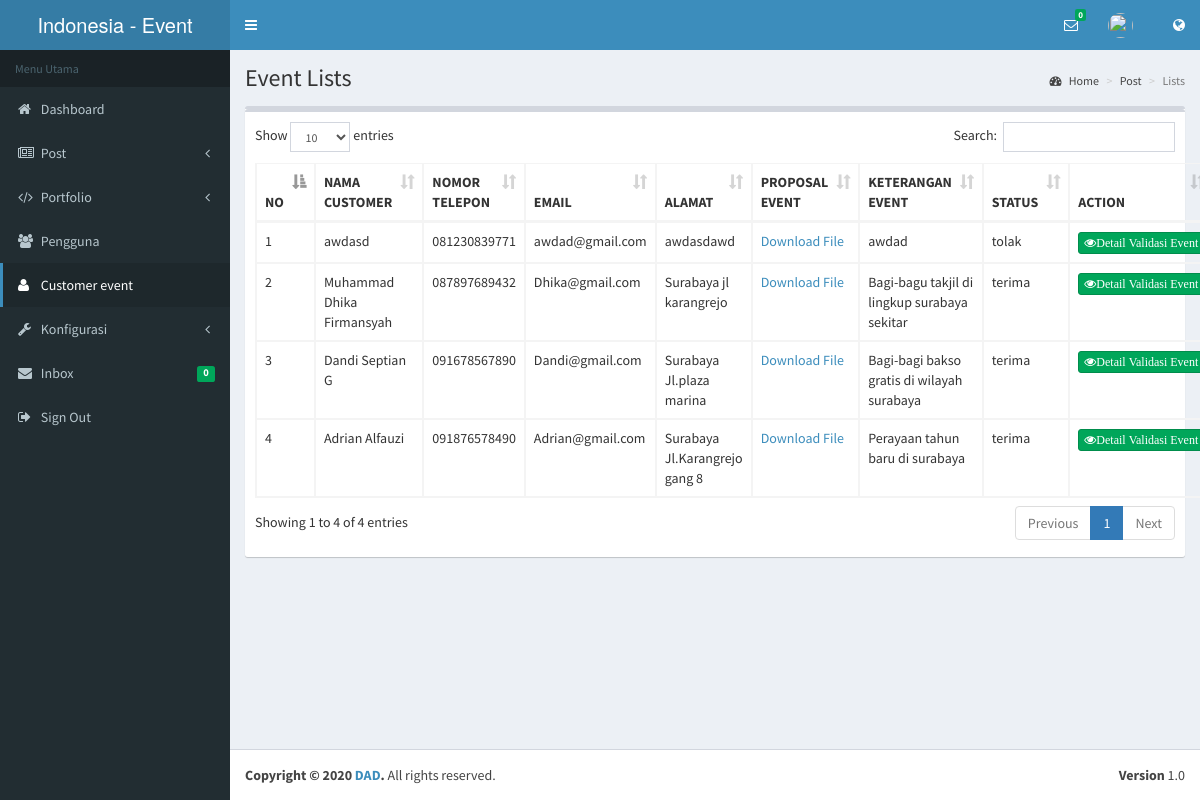
The app's page /index.php/admin/event with its own data.
### tables this page shows
CREATE TABLE `tbl_konfigurasi` (
  `id_konfigurasi` int(11) NOT NULL,
  `nama_pemilik` varchar(255) NOT NULL,
  `namaweb` varchar(255) NOT NULL,
  `no_telp` varchar(255) NOT NULL,
  `email` varchar(255) NOT NULL,
  `alamat` varchar(255) NOT NULL,
  `visi` text DEFAULT NULL,
  `misi` text DEFAULT NULL,
  `about_us` text DEFAULT NULL,
  `wallpaper` varchar(255) DEFAULT NULL,
  `wallpaper2` varchar(255) NOT NULL,
  `wallpaper3` varchar(255) NOT NULL,
  `icon` varchar(255) DEFAULT NULL
);

CREATE TABLE `tbl_owner_event` (
  `id_owner` int(11) NOT NULL,
  `nama_owner` varchar(255) NOT NULL,
  `no_telp_owner` varchar(20) NOT NULL,
  `email_owner` varchar(255) NOT NULL,
  `alamat_owner` varchar(255) NOT NULL,
  `proposal_event` varchar(255) NOT NULL,
  `keterangan_event` text NOT NULL,
  `status` varchar(255) NOT NULL
);

### application/controllers/admin/Event.php (called while the page is built, shortened)
<?php
class Event extends CI_Controller {
	public function __construct()
	{
		$this->load->model('m_event');
	}
	public function index()
	{
		$event = $this->m_event->listing();
		$data = array(	'event'  	=> $event,
					  	'isi'   	=> 'admin/event');
		$this->load->view('admin/v_event_list', $data, FALSE);
	}
}

### index.php (called while the page is built, shortened)
<?php
require_once BASEPATH.'core/CodeIgniter.php';

### application/models/M_konfigurasi.php (called while the page is built, shortened)
<?php
class M_konfigurasi extends CI_Model {
	public function listing()
	{
		$query = $this->db->get('tbl_konfigurasi');
		return $query->row();
	}
}

### application/models/M_event.php (called while the page is built, shortened)
<?php
class M_event extends CI_Model {
	public function listing()
	{
		$this->db->select('*');
		$this->db->from('tbl_owner_event');
		$this->db->order_by('id_owner', 'desc');
		$query = $this->db->get();
		return $query->result();
	}
}

### application/views/admin/v_event_list.php (the view, shortened to what this page needs)
<?php
    $query=$this->db->query("SELECT * FROM tbl_inbox WHERE inbox_status='1'");
    $jum_pesan=$query->num_rows();
    $site = $this->m_konfigurasi->listing();
?>
<!DOCTYPE html>
<html>
<head>
  <link rel="stylesheet" href="<?php echo base_url().'assets/bootstrap/css/bootstrap.min.css'?>">
  <link rel="stylesheet" href="<?php echo base_url().'assets/font-awesome/css/font-awesome.min.css'?>">
  <link rel="stylesheet" href="<?php echo base_url().'assets/plugins/datatables/dataTables.bootstrap.css'?>">
  <link rel="stylesheet" href="<?php echo base_url().'assets/dist/css/AdminLTE.min.css'?>">
  <link rel="stylesheet" href="<?php echo base_url().'assets/dist/css/skins/_all-skins.min.css'?>">
  <link rel="stylesheet" type="text/css" href="<?php echo base_url().'assets/plugins/toast/jquery.toast.min.css'?>"/>
</head>
<body class="hold-transition skin-blue sidebar-mini">
<div class="wrapper">
   <?php
    $this->load->view('admin/v_header');
  ?>
  <aside class="main-sidebar">
    <section class="sidebar">
      <ul class="sidebar-menu">
        <li class="header">Menu Utama</li>
        <li>
          <a href="<?php echo base_url().'admin/dashboard'?>">
            <i class="fa fa-home"></i> <span>Dashboard</span>
          </a>
        </li>
        <li class="treeview">
          <a href="#">
            <i class="fa fa-newspaper-o"></i>
            <span>Post</span>
            <span class="pull-right-container">
              <i class="fa fa-angle-left pull-right"></i>
            </span>
          </a>
        </li>
        <li class="treeview">
          <a href="#">
            <i class="fa fa-code"></i>
            <span>Portfolio</span>
            <span class="pull-right-container">
              <i class="fa fa-angle-left pull-right"></i>
            </span>
          </a>
        </li>
        <li>
          <a href="<?php echo base_url().'admin/pengguna'?>">
            <i class="fa fa-users"></i> <span>Pengguna</span>
          </a>
        </li>
         <li class="active">
          <a href="<?php echo base_url().'admin/event'?>">
            <i class="fa fa-user"></i> <span>Customer event</span>
          </a>
        </li>
         <li class="treeview">
          <a href="#">
            <i class="fa fa-wrench"></i>
            <span>Konfigurasi</span>
            <span class="pull-right-container">
              <i class="fa fa-angle-left pull-right"></i>
            </span>
          </a>
        </li>
        <li>
          <a href="<?php echo base_url().'admin/inbox'?>">
            <i class="fa fa-envelope"></i> <span>Inbox</span>
            <span class="pull-right-container">
              <small class="label pull-right bg-green"><?php echo $jum_pesan;?></small>
            </span>
          </a>
        </li>
         <li>
          <a href="<?php echo base_url().'administrator/logout'?>">
            <i class="fa fa-sign-out"></i> <span>Sign Out</span>
          </a>
        </li>
      </ul>
    </section>
  </aside>
  <div class="content-wrapper">
    <section class="content-header">
      <h1>
        Event Lists
      </h1>
      <ol class="breadcrumb">
        <li><a href="#"><i class="fa fa-dashboard"></i> Home</a></li>
        <li><a href="#">Post</a></li>
        <li class="active">Lists</li>
      </ol>
    </section>
    <section class="content">
      <div class="row">
        <div class="col-xs-12">
          <div class="box">
          <div class="box">
            <div class="box-body">
              <table class="table table-bordered" id="example1">
                <thead>
                  <tr width="90%">
                    <th width="10%">NO</th>
                    <th width="10%">NAMA CUSTOMER</th>
                    <th width="10%">NOMOR TELEPON</th>
                    <th width="10%">EMAIL</th>
                    <th width="10%">ALAMAT</th>
                    <th width="10%">PROPOSAL EVENT</th>
                    <th width="10%">KETERANGAN EVENT</th>
                    <th width="10%">STATUS</th>
                    <th width="10%">ACTION</th>
                  </tr>
                </thead>
                <tbody>
                  <?php $no=1; foreach($event as $event) { ?>
                  <tr>
                    <td><?php echo $no?></td>
                    <td><?php echo $event->nama_owner?></td>
                    <td><?php echo $event->no_telp_owner?></td>
                    <td><?php echo $event->email_owner?></td>
                    <td><?php echo $event->alamat_owner?></td>
                    <td>
                      <a  href="<?php echo base_url('assets/upload/file/'.$event->proposal_event)?>" target="_blank">
                          Download File
                      </a>
                    </td>
                    <td><?php echo $event->keterangan_event?></td>
                    <td><?php echo $event->status?></td>
                    <td>
                      <a href="<?php echo base_url('admin/event/detail_status/'.$event->id_owner)?>" class="btn btn-success btn-xs"><i class="fa fa-eye">Detail Validasi Event</i></a>
                    </td>
                  </tr>
                  <?php $no++;}?>
                </tbody>
              </table>
            </div>
          </div>
        </div>
      </div>
    </section>
  </div>
  <footer class="main-footer">
    <div class="pull-right hidden-xs">
      <b>Version</b> 1.0
    </div>
    <strong>Copyright &copy; 2020 <a href="#"><?php echo ($site->nama_pemilik)?></a>.</strong> All rights reserved.
  </footer>
</div>
</body>
</html>

### application/views/admin/v_header.php (shortened to what this page needs)
<?php
    $query=$this->db->query("SELECT * FROM tbl_inbox WHERE inbox_status='1'");
    $jum_pesan=$query->num_rows();
    $site = $this->m_konfigurasi->listing();
?>
<header class="main-header">
    <a href="" class="logo">
      <span class="logo-lg"><?php echo ($site->namaweb)?></span>
    </a>
    <nav class="navbar navbar-static-top">
      <a href="#" class="sidebar-toggle" data-toggle="offcanvas" role="button">
      </a>
      <div class="navbar-custom-menu">
        <ul class="nav navbar-nav">
          <li class="dropdown messages-menu">
            <a href="#" class="dropdown-toggle" data-toggle="dropdown">
              <i class="fa fa-envelope-o"></i>
              <span class="label label-success"><?php echo $jum_pesan;?></span>
            </a>
          </li>
          <?php
              $id_admin=$this->session->userdata('idadmin');
              $q=$this->db->query("SELECT * FROM tbl_pengguna WHERE pengguna_id='$id_admin'");
              $c=$q->row_array();
          ?>
          <li class="dropdown user user-menu">
            <a href="#" class="dropdown-toggle" data-toggle="dropdown">
              <img src="<?php echo base_url().'assets/images/'.$c['pengguna_photo'];?>" class="user-image" alt="">
            </a>
          </li>
          <li>
            <a href="<?php echo base_url().''?>" target="_blank" title="Lihat Website"><i class="fa fa-globe"></i></a>
          </li>
        </ul>
      </div>
    </nav>
  </header>

### records on screen
tbl_konfigurasi: namaweb "Indonesia - Event", nama_pemilik "DAD"
tbl_owner_event: nama_owner "awdasd", no_telp_owner "081230839771", email_owner "awdad@gmail.com", alamat_owner "awdasdawd", keterangan_event "awdad", status "tolak"
tbl_owner_event: nama_owner "Muhammad Dhika Firmansyah", no_telp_owner "087897689432", email_owner "Dhika@gmail.com", alamat_owner "Surabaya jl karangrejo", keterangan_event "Bagi-bagu takjil di lingkup surabaya sekitar", status "terima"
tbl_owner_event: nama_owner "Dandi Septian G", no_telp_owner "091678567890", email_owner "Dandi@gmail.com", alamat_owner "Surabaya Jl.plaza marina", keterangan_event "Bagi-bagi bakso gratis di wilayah surabaya", status "terima"
tbl_owner_event: nama_owner "Adrian Alfauzi", no_telp_owner "091876578490", email_owner "Adrian@gmail.com", alamat_owner "Surabaya Jl.Karangrejo gang 8", keterangan_event "Perayaan tahun baru di surabaya", status "terima"

### other values on screen
$jum_pesan "0"
